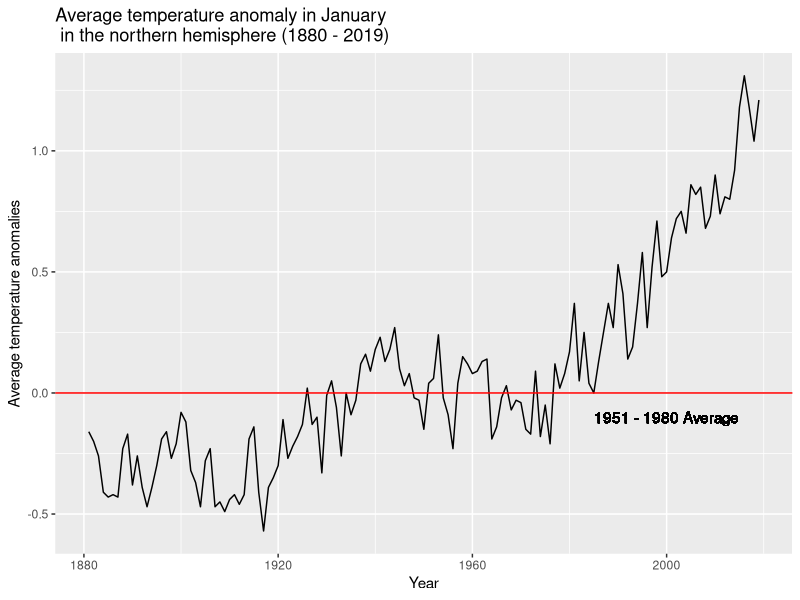

R code for this plot:
## ---- chunk 1
library(tidyverse)
read.csv("Module-6-Empirical-Project-1/NASA.csv", header = TRUE, na.strings = "***")  %>%
  na.omit() %>% 
  mutate(jd = ts(J.D, start = c(1881), end = c(2019), frequency = 1)) %>% 
  select(Year, jd) %>% 
  ggplot(aes(Year, jd))+
  geom_line()+
  labs(y = "Average temperature anomalies", title = "Average temperature anomaly in January\n in the northern hemisphere (1880 - 2019)")+
  geom_hline(yintercept = 0, col = "red")+
  geom_text(aes(label = "1951 - 1980 Average"),x = 2000, y = -0.1)
  
